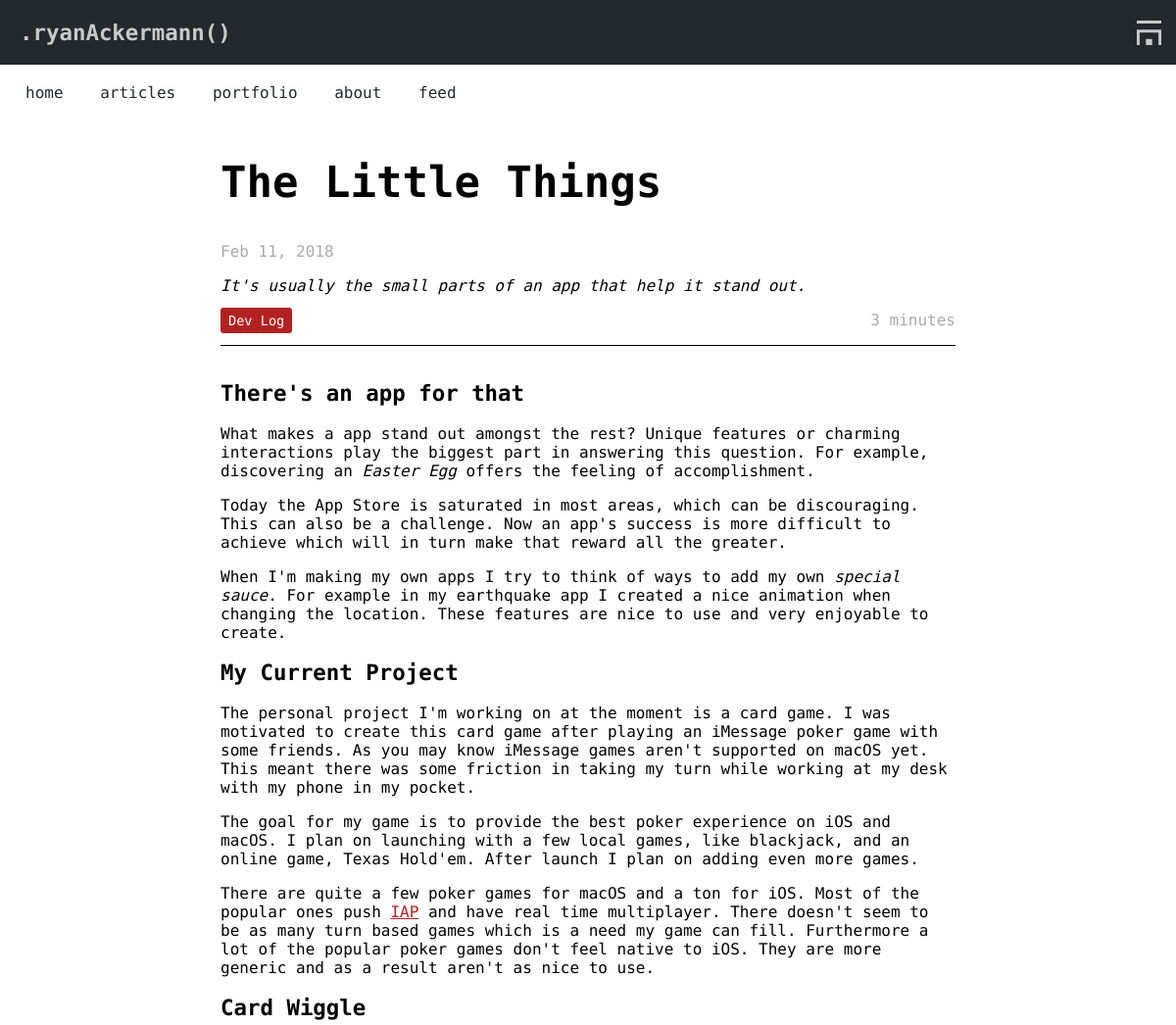
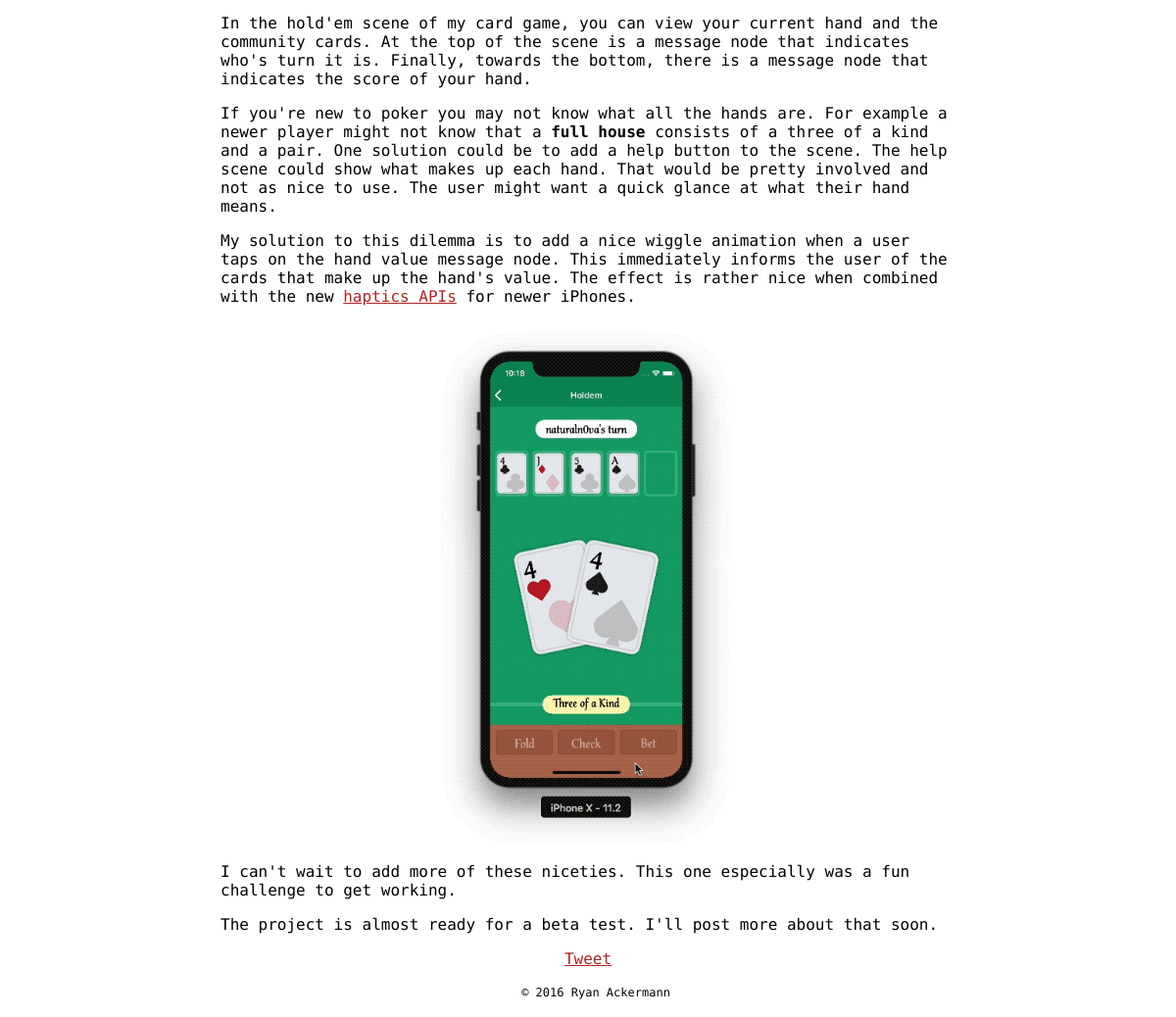
The page /posts/the-little-things on the database its author committed (2 pictures, top to bottom).
### app/models.py (models this page shows, shortened)
class Post(db.Model):
    id = db.Column(db.Integer, primary_key = True)
    title = db.Column(db.String)
    description = db.Column(db.String)
    content = db.Column(db.String)
    slug = db.Column(db.String)
    timestamp = db.Column(db.DateTime)
    draft = db.Column(db.Boolean, default=True)
    category_id = db.Column(db.Integer, db.ForeignKey('category.id'))
    category = db.relationship('Category', backref=db.backref('posts', lazy='dynamic'))

class Category(db.Model):
    id = db.Column(db.Integer, primary_key=True)
    name = db.Column(db.String(50))

### app/views.py (the view)
@app.route('/posts/<slug>')
def post_view(slug):
	post = Post.query.filter_by(slug=slug).first()
	word_count = len(post.content.split())
	dur = int(math.ceil(word_count / 200))
	if dur < 3:
		dur = None
	return render_template('view_post.html', title=post.title, post=post, dur=dur, auth=has_auth(), current='home')

### app/__init__.py (called while the page is built)
@app.template_filter('prettytime')
def prettytime(date):
    return date.strftime("%b %d, %Y")

### app/views.py (called while the page is built)
def has_auth():
	return 'username' in session

### app/templates/view_post.html (shortened to what this page needs)
{% extends "base.html" %}
{% block stylesheet %}
	<link rel="stylesheet" type="text/css" href="/static/stylesheets/post.css">
	<link rel="stylesheet" type="text/css" href="/static/stylesheets/github.css">
{% endblock %}
{% block content %}
	<article style="{% if post.draft %}background-color: #f8f8f8;{% endif %}">
		<h1 id="title">{{ post.title }}</h1>
		<p id="timestamp">{{ post.timestamp|prettytime }}</p>
		<p><em>{{ post.description }}</em></p>
		<div id="catDur">
			<span id="category">{{ post.category.name }}</span>
			{% if dur %}
				<span id="duration">{{ dur }} minutes</span>
			{% endif %}
		</div>
		<p>{{ post.content|markdown }}</p>
		{% if not post.draft %}
			<div id="share-button">
				<a href="https://twitter.com/share" class="twitter-share-button" data-size="large" data-via="naturaln0va" data-show-count="false">Tweet</a><script async src="//platform.twitter.com/widgets.js" charset="utf-8"></script>
			</div>
		{% endif %}
		<footer>&copy; 2016 Ryan Ackermann</footer>
	</article>
{% endblock %}

### app/static/stylesheets/primary.css (style rules this page uses)
:root { --border-color: #CCC; --better-black: #24292E; --better-white: #C8C9CB; --main-color: firebrick; --main-hover-color: #C4191C; --main-background: linear-gradient(90deg, #2E94B9 0%, #27b1b1 100%); }
body { font-family: 'Fira Mono', monospace; background: #FFF; text-align: left; margin: 0; }
body h1 { font-size: 1.6em; }
body h2 { font-size: 1.4em; }
body article { width: 85%; margin: 0 auto; max-width: 750px; }
body article a { color: var(--main-color); }

### app/static/stylesheets/post.css (style rules this page uses)
article img { height: auto; max-width: 100%; display: block; margin-left: auto; margin-right: auto; }
footer { left: 0px; bottom: 0px; width: 100%; padding: 18px 8px; text-align: center; font-size: 0.75em; background-color: #FFF; }
h1#title { font-size: 2.75em; }
#timestamp { color: #aaa; }
#share-button { margin: 0 auto; text-align: center; }
#catDur { margin-bottom: 35px; padding-bottom: 16px; border-bottom: 1px solid black; }
#category { color: white; display: inline; font-size: 0.85em; padding: 5px 8px; background-color: var(--main-color); border-radius: 3px; }
#duration { color: #aaa; float: right; display: inline; }

### rows shown on the page
Post: title "The Little Things", timestamp|prettytime "Feb 11, 2018", description "It's usually the small parts of an app that help it stand out.", content "There's an app for that What makes a app stand out amongst the rest? Unique features or charming interactions play the biggest part in answering this question. For example, discovering an Easter Egg offers the feeling of accomplishment. Today the App Store is saturated in most areas, which can be discouraging. This can also be a challenge. Now an app's success is more difficult to achieve which will in turn make that reward all the greater. When I'm making my own apps I try to think of ways to add my own special sauce . For example in my earthquake app I created a nice animation when changing the location. These features are nice to use and very enjoyable to create. My Current Project The…", content (picture)
Category: category.name "Dev Log"

### other values the page prints
{{ dur }} "3"
